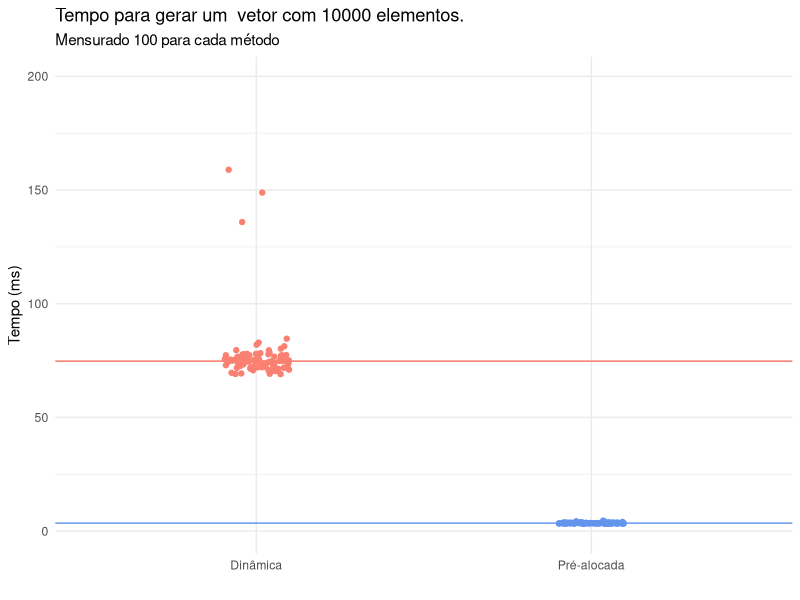
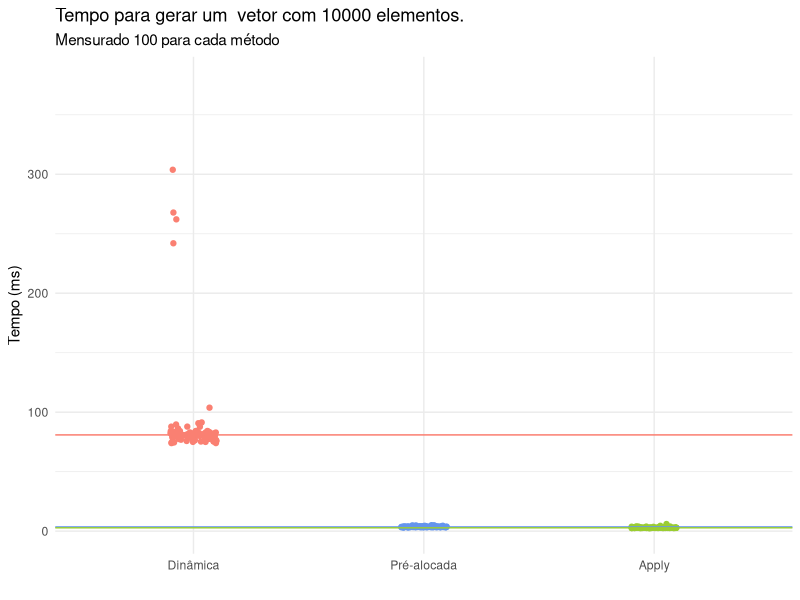
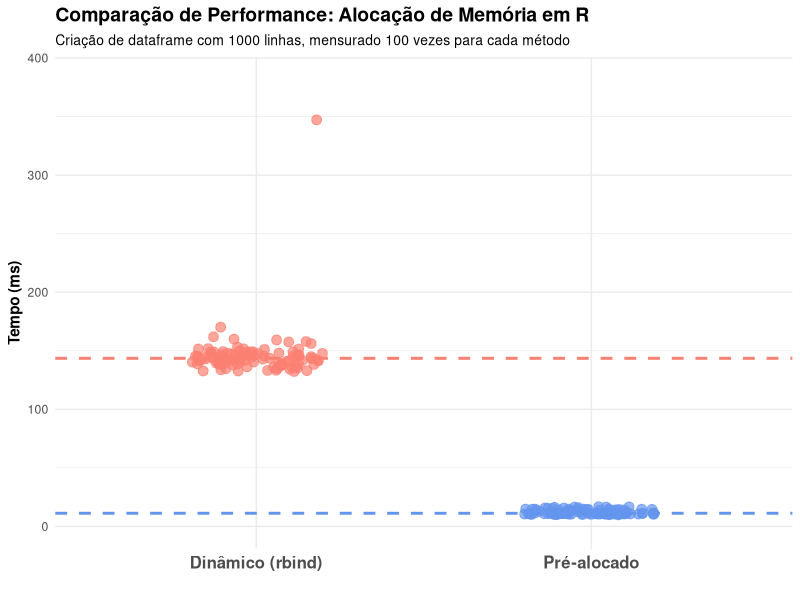

Source code (R) for these figures, in order:
## ---- chunk 1

library(lobstr)
library(microbenchmark)
library(ggplot2)
## ---- chunk 2
out <- c()
for (i in 1:4) {
  out <- c(out, i)
  print(out)}
## ---- chunk 3
out <- c()
for (i in 1:4) {
  out <- c(out, i)
  cat('It', i, '| memory address:', lobstr::obj_addr(out), '\n')}
## ---- chunk 4
out <- rep(NA, 4)
for (i in 1:5) {
  out[i] <- i
  cat('It', i, '| memory address:', lobstr::obj_addr(out), '\n')}
## ---- chunk 5
n <- 10000

for_loop_timing <- microbenchmark(

  'Dinâmica' = {
    out <- c()
    for (i in 1:n) { out <- c(out, i) }
  },
  'Pré-alocada' = {
    out <- rep(NA, n)
    for (i in 1:n) { out[i] <- i }
  },
  times = 100
)

## ---- chunk 6

for_medians <- summary(for_loop_timing, unit = 'ms')$median
for_loop_timing$time_ms <- for_loop_timing$time / 1000000

ggplot(for_loop_timing, aes(x = expr, y = time_ms, color = expr)) +
  geom_jitter(width = .1) +
  labs(x = '', y = 'Tempo (ms)',
       title = 'Tempo para gerar um  vetor com 10000 elementos.',
       subtitle = 'Mensurado 100 para cada método',
       ) +
  ylim(0, max(for_loop_timing$time_ms) * 1.25) +
  geom_hline(yintercept = for_medians, color = c('salmon', 'cornflowerblue')) +
  theme_minimal() +
  theme(legend.position = 'none') +
  scale_color_manual(values = c('salmon', 'cornflowerblue'))

## ---- chunk 7
#| code-line-numbers: "10,11,12"

for_loop_timing <- microbenchmark(
  'Dinâmica' = {
    out <- c()
    for (i in 1:n) { out <- c(out, i) }
  },
  'Pré-alocada' = {
    out <- rep(NA, n)
    for (i in 1:n) { out[i] <- i }
  },
  'Apply' = {
    out <- lapply(1:n, function(x) x)
  },
  times = 100
)

## ---- chunk 8

for_medians <- summary(for_loop_timing, unit = 'ms')$median
for_loop_timing$time_ms <- for_loop_timing$time / 1000000

ggplot(for_loop_timing, aes(x = expr, y = time_ms, color = expr)) +
  geom_jitter(width = .1) +
  labs(x = '', y = 'Tempo (ms)',
       title = 'Tempo para gerar um  vetor com 10000 elementos.',
       subtitle = 'Mensurado 100 para cada método',
       ) +
  ylim(0, max(for_loop_timing$time_ms) * 1.25) +
  geom_hline(yintercept = for_medians, color = c('salmon', 'cornflowerblue', 'yellowgreen')) +
  theme_minimal() +
  theme(legend.position = 'none') +
  scale_color_manual(values = c('salmon', 'cornflowerblue', 'yellowgreen'))
## ---- chunk 9
n <- 1000

timing <- microbenchmark(
  "Dinâmico (rbind)" = {
    df <- data.frame()
    for (i in 1:n) {
      df <- rbind(df, data.frame(x = i, y = i^2))
    }
    df
  },
  "Pré-alocado" = {
    df <- data.frame(x = numeric(n), y = numeric(n))
    for (i in 1:n) {
      df$x[i] <- i
      df$y[i] <- i^2
    }
    df
  },
  times = 100
)

print(timing)
## ---- chunk 10
n <- 1000
df <- data.frame()
for (i in 1:n) {
  new_row <- data.frame(x = i, y = i^2)
  df <- rbind(df, new_row)
}
## ---- chunk 11
n <- 1000
df <- data.frame(x = numeric(n), y = numeric(n))  #Pré-alocação
for (i in 1:n) {
  df$x[i] <- i
  df$y[i] <- i^2
}
## ---- chunk 12

timing_medians <- summary(timing, unit = 'ms')$median
timing$time_ms <- timing$time / 1000000

ggplot(timing, aes(x = expr, y = time_ms, color = expr)) +
  geom_jitter(width = 0.2, alpha = 0.7, size = 3) +
  geom_hline(yintercept = timing_medians,
             color = c("salmon", "cornflowerblue"),
             linetype = "dashed", size = 1) +
  labs(x = "", y = "Tempo (ms)",
       title = "Comparação de Performance: Alocação de Memória em R",
       subtitle = paste("Criação de dataframe com", n, "linhas, mensurado", length(timing$time)/2, "vezes para cada método")) +
  theme_minimal() +
  theme(
    legend.position = "none",
    plot.title = element_text(face = "bold", size = 14),
    plot.subtitle = element_text(size = 10),
    axis.title.y = element_text(face = "bold"),
    axis.text.x = element_text(face = "bold", size = 12)
  ) +
  scale_color_manual(values = c("salmon", "cornflowerblue")) +

  ylim(0, max(timing$time_ms) * 1.1)
